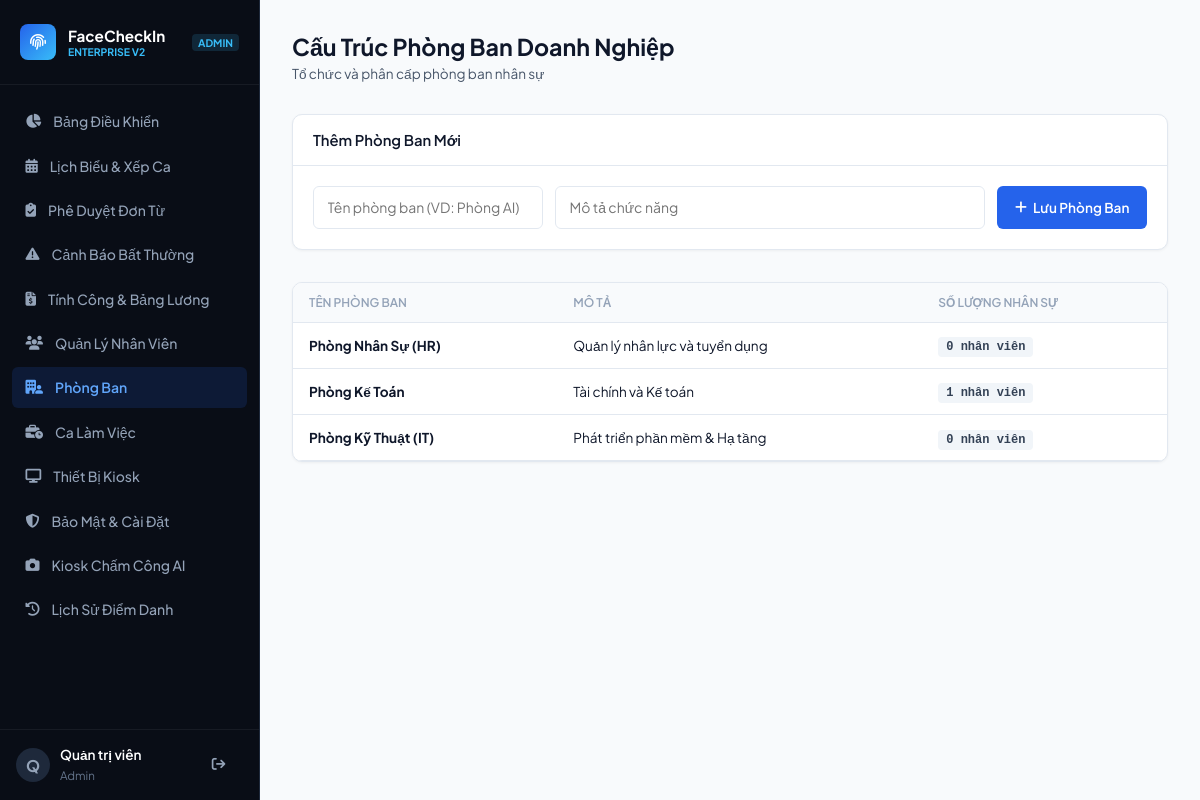
/admin/departments (signed in), run on the app's committed database.
### tables this page shows
CREATE TABLE departments (
            id INTEGER PRIMARY KEY AUTOINCREMENT,
            name TEXT UNIQUE NOT NULL,
            description TEXT
        );

### app.py (the view)
@app.route('/admin/departments', methods=['GET', 'POST'])
@login_required
@roles_required('admin', 'manager')
def manage_departments():
    conn = get_db()
    cursor = conn.cursor()
    if request.method == 'POST':
        name = request.form.get('name', '').strip()
        description = request.form.get('description', '').strip()
        if name:
            cursor.execute("INSERT OR REPLACE INTO departments (name, description) VALUES (?, ?)", (name, description))
            conn.commit()
    cursor.execute("""
        SELECT d.*, COUNT(e.id) as staff_count
        FROM departments d
        LEFT JOIN employees e ON e.department_id = d.id
        GROUP BY d.id
        ORDER BY d.id DESC
    """)
    departments = cursor.fetchall()
    conn.close()
    return render_template('departments.html', departments=departments, user=session.get('full_name'), role=session.get('role'))

### app.py (called while the page is built)
def login_required(f):
    @wraps(f)
    def decorated(*args, **kwargs):
        if 'user_id' not in session:
            return redirect(url_for('staff_login'))
        return f(*args, **kwargs)
    return decorated

def roles_required(*allowed_roles):
    def decorator(f):
        @wraps(f)
        def decorated(*args, **kwargs):
            if session.get('role') not in allowed_roles:
                if session.get('role') == 'staff':
                    return redirect(url_for('staff_portal'))
                return redirect(url_for('checkin_page'))
            return f(*args, **kwargs)
        return decorated
    return decorator

### database/database.py (called while the page is built)
def get_db():
    conn = sqlite3.connect(DB_PATH)
    conn.row_factory = sqlite3.Row
    return conn

### templates/departments.html (shortened to what this page needs)
{% extends "base.html" %}
{% block content %}
<header class="page-header">
    <div>
        <h1 class="page-title">Cấu Trúc Phòng Ban Doanh Nghiệp</h1>
        <p class="page-desc">Tổ chức và phân cấp phòng ban nhân sự</p>
    </div>
</header>
<div class="panel">
    <div class="panel-head"><span class="panel-title">Thêm Phòng Ban Mới</span></div>
    <div class="panel-body">
        <form method="POST" action="/admin/departments" style="display: flex; gap: 12px; flex-wrap: wrap;">
            <input type="text" name="name" placeholder="Tên phòng ban (VD: Phòng AI)" class="form-control" style="flex: 1;" required>
            <input type="text" name="description" placeholder="Mô tả chức năng" class="form-control" style="flex: 2;">
            <button type="submit" class="btn btn-primary"><i class="fa-solid fa-plus"></i> Lưu Phòng Ban</button>
        </form>
    </div>
</div>
<div class="panel">
    <table class="table-custom">
        <thead><tr><th>Tên Phòng Ban</th><th>Mô Tả</th><th>Số Lượng Nhân Sự</th></tr></thead>
        <tbody>
            {% for d in departments %}
            <tr><td><strong>{{ d.name }}</strong></td><td>{{ d.description or 'N/A' }}</td><td><span class="confidence-tag">{{ d.staff_count }} nhân viên</span></td></tr>
            {% endfor %}
        </tbody>
    </table>
</div>
{% endblock %}

### static/css/style.css (style rules this page uses)
:root { --bg-base: #f8fafc; --bg-surface: #ffffff; --border-subtle: #e2e8f0; --border-focus: #2563eb; --text-primary: #0f172a; --text-secondary: #475569; --text-muted: #94a3b8; --accent: #2563eb; --accent-hover: #1d4ed8; --admin-accent: #6366f1; --success: #10b981; --warning: #f59e0b; --danger: #ef4444; --sidebar-width: 260px; --radius-sm: 6px; --radius-md: 10px; --radius-lg: 16px; }
* { margin: 0; padding: 0; box-sizing: border-box; font-family: 'Plus Jakarta Sans', sans-serif; -webkit-font-smoothing: antialiased; }
body { background: var(--bg-base); color: var(--text-primary); min-height: 100vh; }
.page-header { display: flex; justify-content: space-between; align-items: flex-end; margin-bottom: 2rem; flex-wrap: wrap; gap: 1rem; }
.page-title { font-size: 1.45rem; font-weight: 700; color: var(--text-primary); }
.page-desc { font-size: 0.85rem; color: var(--text-secondary); margin-top: 0.2rem; }
.panel { background: var(--bg-surface); border: 1px solid var(--border-subtle); border-radius: var(--radius-md); box-shadow: 0 1px 3px rgba(0,0,0,0.05); margin-bottom: 2rem; overflow: hidden; }
.panel-head { padding: 1rem 1.25rem; border-bottom: 1px solid var(--border-subtle); display: flex; justify-content: space-between; align-items: center; }
.panel-title { font-size: 0.925rem; font-weight: 600; }
.panel-body { padding: 1.25rem; }
.form-control { width: 100%; padding: 0.7rem 0.85rem; border: 1px solid var(--border-subtle); border-radius: var(--radius-sm); font-size: 0.875rem; outline: none; background: #fff; }
.table-custom { width: 100%; border-collapse: collapse; font-size: 0.85rem; }
.table-custom th { background: #f8fafc; padding: 0.75rem 1rem; font-weight: 600; color: var(--text-muted); font-size: 0.75rem; text-transform: uppercase; border-bottom: 1px solid var(--border-subtle); text-align: left; }
.table-custom td { padding: 0.85rem 1rem; border-bottom: 1px solid var(--border-subtle); vertical-align: middle; }
.btn { display: inline-flex; align-items: center; gap: 6px; padding: 0.6rem 1.1rem; font-size: 0.85rem; font-weight: 600; border-radius: var(--radius-sm); border: none; cursor: pointer; text-decoration: none; }
.btn-primary { background: var(--accent); color: #fff; }
.confidence-tag { background: #f1f5f9; color: #334155; padding: 3px 8px; border-radius: 4px; font-family: monospace; font-weight: 700; font-size: 0.75rem; }

### data on the page
departments: name "Phòng Nhân Sự (HR)", description "Quản lý nhân lực và tuyển dụng", staff_count "0"
departments: name "Phòng Kế Toán", description "Tài chính và Kế toán", staff_count "1"
departments: name "Phòng Kỹ Thuật (IT)", description "Phát triển phần mềm & Hạ tầng", staff_count "0"

### other printed values
{{ role | upper }} "ADMIN"
{{ user[:1] | upper }} "Q"
{{ user }} "Quản trị viên"
{{ role }} "Admin"
